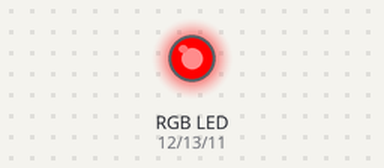
A sketch run on a simulated Arduino Uno, built with avr-gcc and run on an emulated ATmega328P. On the bench: an RGB LED mixed from three pins (HIGH = lit). Dim RGB values are drawn brighter than linear.

Above: at 0.05 s.
At 2.05 s:
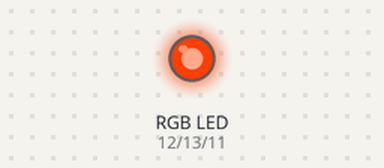
At 4.0 s:
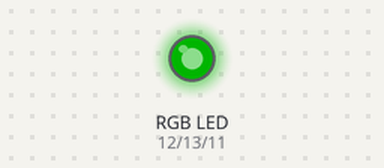
At 4.95 s:
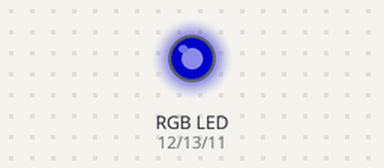
At 5.95 s:
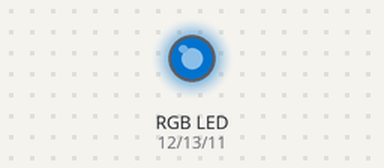
At 8.0 s:
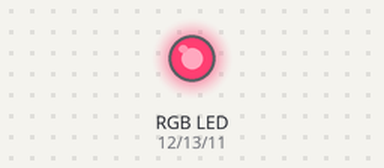
Timing chart, 0 to 10.4 s (numbered marks = the images above):
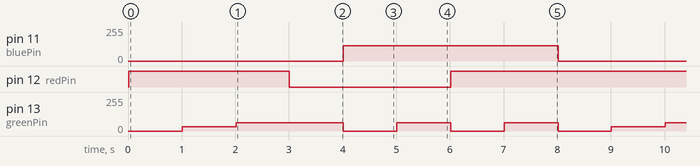

The sketch:

9_rgb_set_color_offset.ino
```cpp
#include <SoftPWM.h>  // Include the SoftPWM library

// Define the pin numbers for the RGB strips
const int bluePin = 11;
const int redPin = 12;
const int greenPin = 13;

/* Calibrate brightness */
#define R_OFFSET 1.0
#define G_OFFSET 0.25
#define B_OFFSET 0.45

void setup() {
  SoftPWMBegin();  // Initialize software-based PWM on all pins
}

void loop() {
  // Set different colors with a delay of 1 second (1000 ms) in between
  setColor(255, 0, 0);  // Set the color to red
  delay(1000);
  setColor(255, 128, 0);  // Set the color to orange
  delay(1000);
  setColor(255, 255, 0);  // Set the color to yellow
  delay(1000);
  setColor(0, 255, 0);  // Set the color to green
  delay(1000);
  setColor(0, 0, 255);  // Set the color to blue
  delay(1000);
  setColor(0, 255, 255);  // Set the color to lightblue
  delay(1000);
  setColor(255, 0, 255);  // Set the color to purple
  delay(1000);
  setColor(255, 255, 255);  // Set the color to white
  delay(1000);
}

// Define a function to set color
void setColor(int red, int green, int blue) {
  SoftPWMSet(redPin, red * R_OFFSET);      // Set red color
  SoftPWMSet(greenPin, green * G_OFFSET);  // Set green color
  SoftPWMSet(bluePin, blue * B_OFFSET);    // Set blue color
}
```

Measured:
- by itself, pin 11 (bluePin): alternates 114/255 for 4.0 s and 0/255 for 4.0 s
- by itself, pin 12 (redPin): repeats every 8.0 s: LOW 3.0 s, HIGH 5.0 s
- by itself, pin 13 (greenPin): repeats every 8.0 s: 63/255 2.0 s, 2 × (0/255 0.99 s, 63/255 1.0 s), 0/255 0.99 s, 32/255 1.0 s
